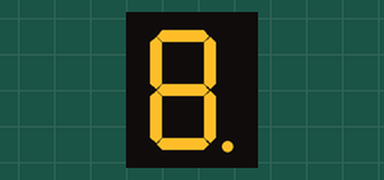
Bench run of a sketch on a simulated Arduino Uno, built with avr-gcc and run on an emulated ATmega328P. Shown: 1-digit seven-segment display. Wiring (inferred from the names in the program): 1-digit 7-segment display, segments lit when HIGH: segments pin 2, pin 3, pin 4, pin 5, pin 6, pin 7, pin 8, pin 9. The segment pins are drawn as the display they are named for.

Above: at 0.1 s.
At 4.1 s:
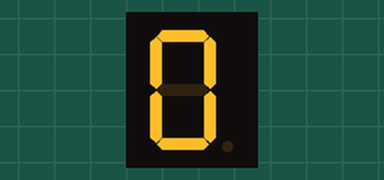
At 6.5 s:
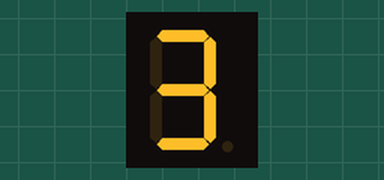
At 8.1 s:
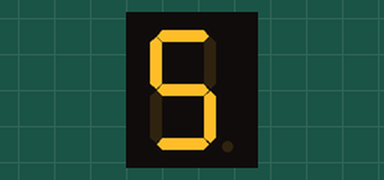
At 9.7 s:
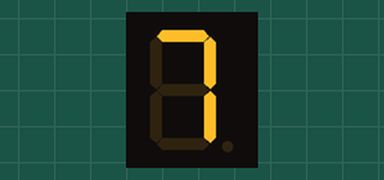
At 12.9 s:
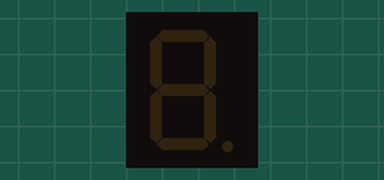

The sketch:

Single_7LEDSegment_1DIM_KursX.ino
```cpp
/* Steuert eine LED 7 Segment Anzeige an. Mit einem eindimensionalen Array
und der Funktion "bitRead"; einstellbar ob gemeinsame Anode oder Kathode */

//  Segment:          abcdefgDP  wenn Segment aktiv (EIN) dann Bit = "1", sonst Bit = "0"
byte segmente[11] = {B11111100,    // Ziffer "0"
                     B01100000,    // Ziffer "1"
                     B11011010,    // Ziffer "2"
                     B11110010,    // Ziffer "3"
                     B01100110,    // Ziffer "4"
                     B10110110,    // Ziffer "5"
                     B10111110,    // Ziffer "6"
                     B11100000,    // Ziffer "7"
                     B11111110,    // Ziffer "8"
                     B11110110,    // Ziffer "9"
                     B00000001};   // Dezimal-Punkt
int pinArray[] = {2,3,4,5,6,7,8,9};          // Array mit allen Segment-Ausgängen (Pins)
int gemeinsameKathode = 1;                   // Kathode dann = 1, Anode dann 0;

void setup()
{
  for (int i=0; i<8; i++)                    // Schleife über alle 7 Segmente plus Dezimal Punkt, d.h. 8
    pinMode(pinArray[i], OUTPUT);            // jeder Segmentpin als Ausgang, Index von 0 - 7, d.h. i<8
} // setup

void loop()
{
  if (gemeinsameKathode)                    // 7-Segment Typ == gemeinsame Kathode
  {                                         // Alle Segmente und DP ansteuern
    for (int i=0; i<3; i++)                 // dreimal Segmenttest, d.h. 3 mal blinken lassen
    {
      for (int j=0; j<8; j++)               // alle Segmente ansteuern --> HIGH
        digitalWrite(pinArray[j], HIGH);    // --> HIGH
      delay(800);                           // kurze Pause
      for (int j=0; j<8; j++)               // alle Segmente aus
        digitalWrite(pinArray[j], LOW);     // --> LOW
      delay(200);                           // kurze Pause
    }  // for
    delay(1000);

    for (int i=0; i<11; i++)                // alle 10 Ziffern und Dez Punkt nacheinander anzeigen
    {                                       // d.h. 0-9 und DP also 11 nacheinander ansteuern
      for (int j=7; j>=0; j--)              // Abfragen der Bits für die Segmente für Ziffer i
        digitalWrite(pinArray[7-j], bitRead(segmente[i], j) == 1?HIGH:LOW);
      delay(800);                           // EIN Zeit für eine Ziffer
    }  // for
    for (int j=0; j<8; j++)                 // nach letzter Ziffer alles wieder aus
      digitalWrite(pinArray[j], LOW);       // --> LOW
    delay(2000);                            // kurz warten, dann das ganze von vorne
  }  // if
  else                                      // dieses Programm ist fast gleich
  {                                         // aber für gemeinsame Anode
    for (int i=0; i<3; i++)
    {
      for (int j=0; j<8; j++)
        digitalWrite(pinArray[j], LOW);     // Statt HIGH  hier LOW
      delay(800);
      for (int j=0; j<8; j++)
        digitalWrite(pinArray[j], HIGH);    // Statt LOW  hier HIGH
      delay(200);
    }  // for
    delay(1000);

    for (int i=0; i<11; i++)
    {
      for (int j=7; j>=0; j--)              // Abfragen der Bits für die Segmente für Zahl i
        digitalWrite(pinArray[7-j], bitRead(segmente[i], j) == 1?LOW:HIGH); // statt HIGH:LOW hier LOW:HIGH
      delay(800);
    }  // for
    for (int j=0; j<8; j++)
      digitalWrite(pinArray[j], HIGH);
    delay(2000);
  }  // else
}   // loop
```

Measured:
- by itself, everything shown: repeats every 14.8 s, in 18 steps
- what the display in image 1 shows lasts 0.8 s, from 4.0 s to 4.8 s
- what the display in image 5 shows lasts 2.0 s, from 12.8 s to 14.8 s
